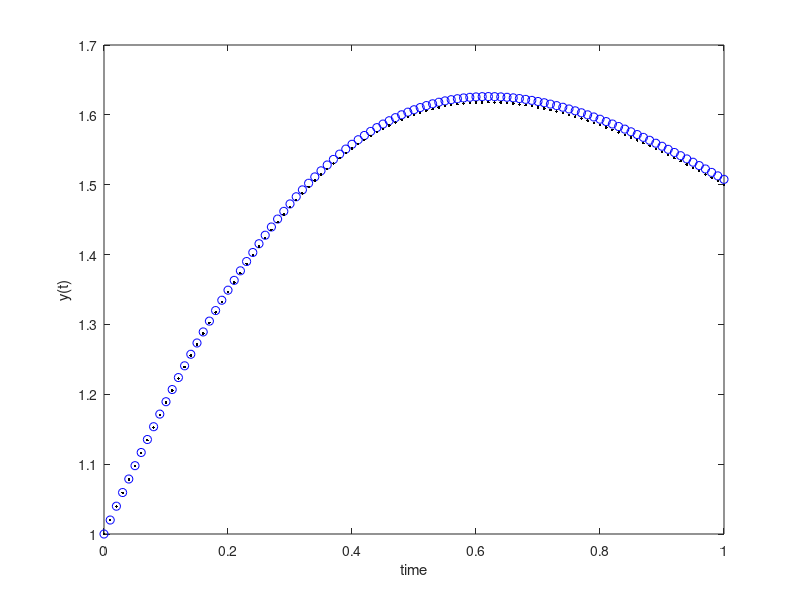
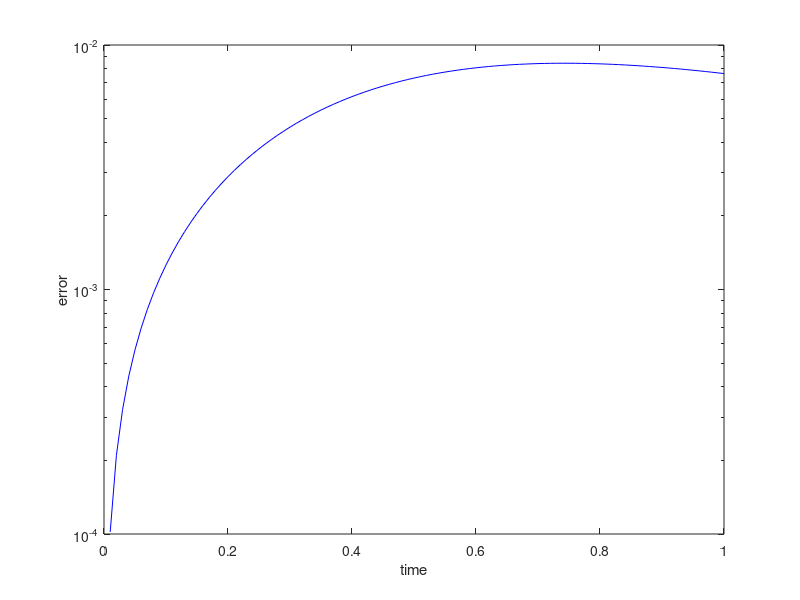

Recreate these plots in MATLAB, in order.
%Initial value/condition problem for ODE
%dy/dt = f(y,t) for a ≤ t ≤ b & y(a) = y_0

%Definition: f(y,t) satisfices the Lipshitz's condition for y in D ε R^2 if
%there's a constant L > 0 that:
%               |f(y_1,t)-f(y_2,t)| ≤ L|y_1-y_2|
%For every (y_1,t)&(y_2,t) in D. L is called the Lipshitz's constant for y
%Theorem: Being f(y_n,t) convex in D ε R^2. If L > 0 there's:
%               |δf(y,t)/δy| ≤ L for (y,t) ε D
%therefore f(y,t) satisfices the Lipshitz's condition in D
%Theorem: Supose D {(y,t)| a ≤ t ≤ b & -∞ < y < ∞}
%If f is continous y satifices the Lipshitz's condition in y for D, therefore the initial
% value problem dy/dt = f(y,t), for a ≤ t ≤ b, y(a) = y_0 is well planted

%Euler's Method:
%dy/dt = f(y,t), a ≤ t ≤ b, y(a) = y_0
%t_i = a + ih, with h = (b-a)/N
%for y(t_i+1) = y(t_i) + y'(t_i)(t_i+1 - t_i) + y''(ξ_i)(t_i+1 - t_i)^2/2
%y(t_i+1) = y(t_i) + h*y'(t_i) + y''(ξ_i)*h^2/2
%y(t_i+1) = y(t_i) h*f(y(t_i),t_i)

%Example 1: dy/dt = t*exp(3t) - 2y, 0 ≤ t ≤ 1, y(0) = 0
% where R/ y(t) = 1/5 * t*exp(3t) - 1/25 * exp(3t) + 1/25 * exp(2t)

% clearvars;
% 
% ti = 0;
% tf = 1;
% y0 = 0;
% f = @(y,t) t*exp(3*t) - 2*y;
% yf = @(t) (1/5)*t.*exp(3*t) - (1/25)*(exp(3*t) - exp(-2*t));
% 
% N = 10;
% h = (tf - ti)/N;
% t = zeros(N+1,1);
% y = zeros(N+1,1);
% 
% t(1) = ti;
% y(1) = y0;
% 
% for i=1:N
%     t(i+1) = ti + h*i;
%     y(i+1) = y(i) + h*f(y(i),t(i));
% end

% figure(1); 
% plot(t,y,'ob');
% hold on;
% plot(t,yf(t),'.k');
% hold off;
% xlabel('time');
% ylabel('y(t)');
% 
% figure(2);
% semilogy(t,abs(yf(t)- y), 'b');
% xlabel('time');
% ylabel('error');

%Example2: dy/dt = y - t^2 + 1, 0 ≤ t ≤ 2, y(0) = 1/2
%where y(t) = (t + 1)^2 - 1/2 * exp(t)

% clearvars;
% 
% ti = 0;
% tf = 2;
% y0 = 1/2;
% f = @(y,t) y - t^2 + 1;
% yf = @(t) (t + 1).^2 - 1/2 * exp(t);
% 
% N = 10;
% h = (tf - ti)/N;
% t = zeros(N+1,1);
% y = zeros(N+1,1);
% 
% t(1) = ti;
% y(1) = y0;
% 
% for i=1:N
%     t(i+1) = ti + h*i;
%     y(i+1) = y(i) + h*f(y(i),t(i));
% end
% 
% figure(1); 
% plot(t,y,'ob');
% hold on;
% plot(t,yf(t),'.k');
% hold off;
% xlabel('time');
% ylabel('y(t)');
% 
% figure(2);
% semilogy(t,abs(yf(t)- y), 'b');
% xlabel('time');
% ylabel('error');

%Example 3: dy/dt = (2 - 2*t*y)/(t^2 + 1), 0 ≤ t ≤ 1, y(0) = 1
%where y(t) = (2*t + 1)/(t^2 +1)

clearvars;

ti = 0;
tf = 1;
y0 = 1;
f = @(y,t) (2 - 2*t*y)/(t^2 + 1);
yf = @(t) (2*t + 1)./(t.^2 +1);

N = 100;
h = (tf - ti)/N;
t = zeros(N+1,1);
y = zeros(N+1,1);

t(1) = ti;
y(1) = y0;

for i=1:N
    t(i+1) = ti + h*i;
    y(i+1) = y(i) + h*f(y(i),t(i));
end

figure(1); 
plot(t,y,'ob');
hold on;
plot(t,yf(t),'.k');
hold off;
xlabel('time');
ylabel('y(t)');

figure(2);
semilogy(t,abs(yf(t)- y), 'b');
xlabel('time');
ylabel('error');
